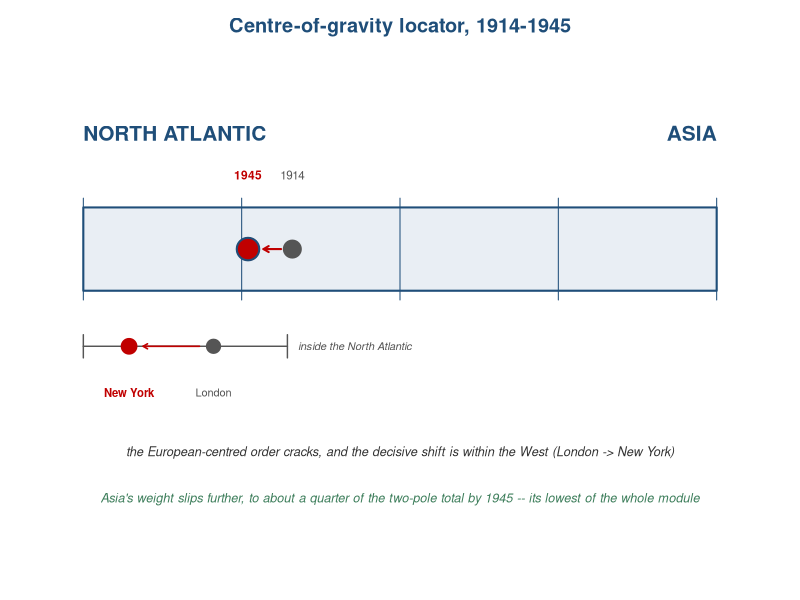
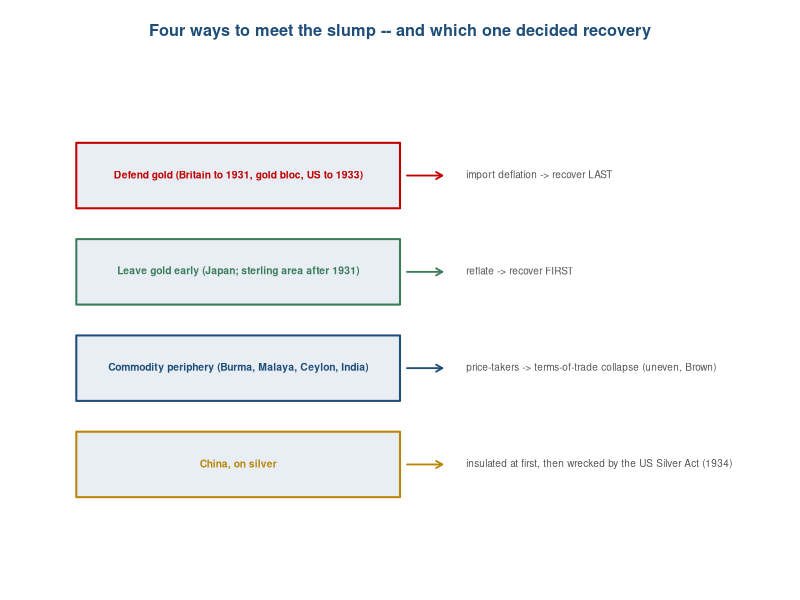
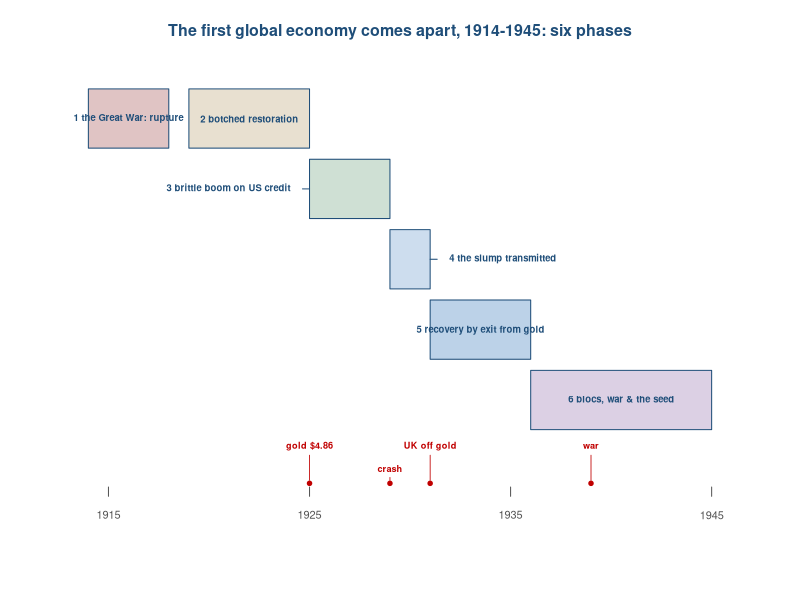
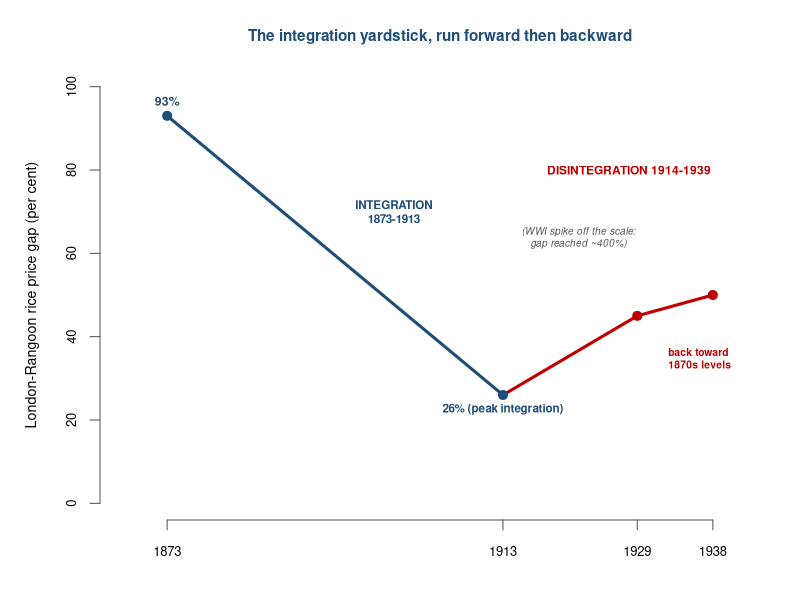
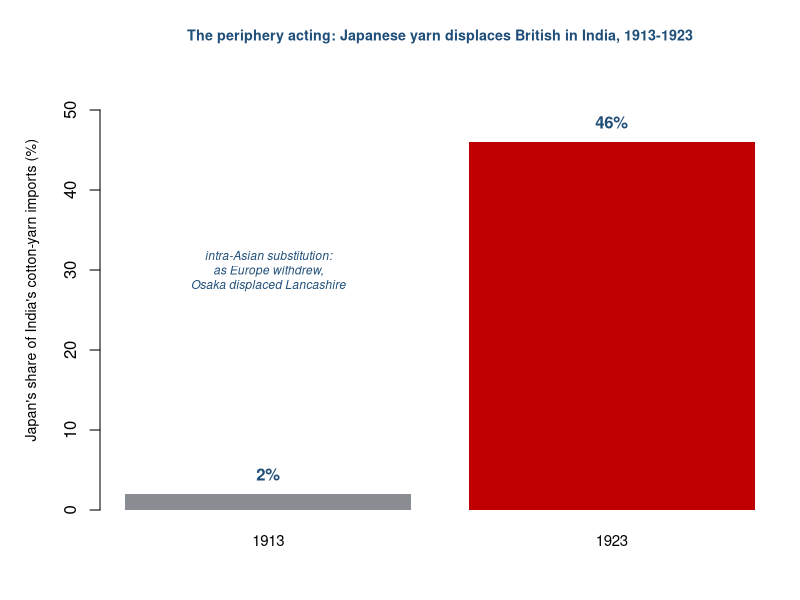
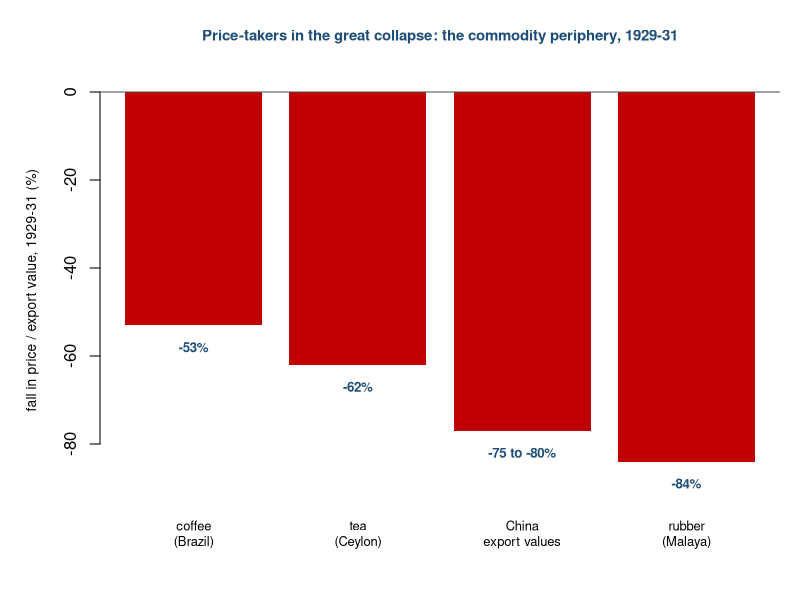
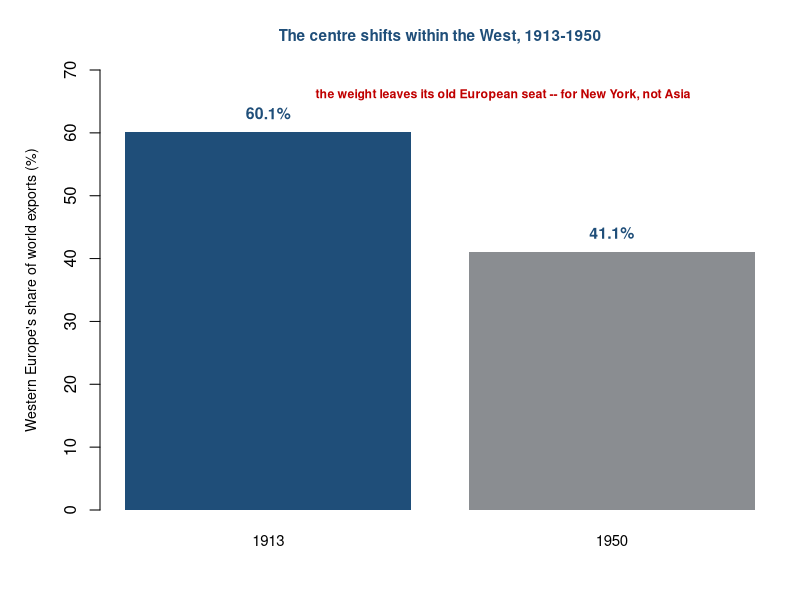
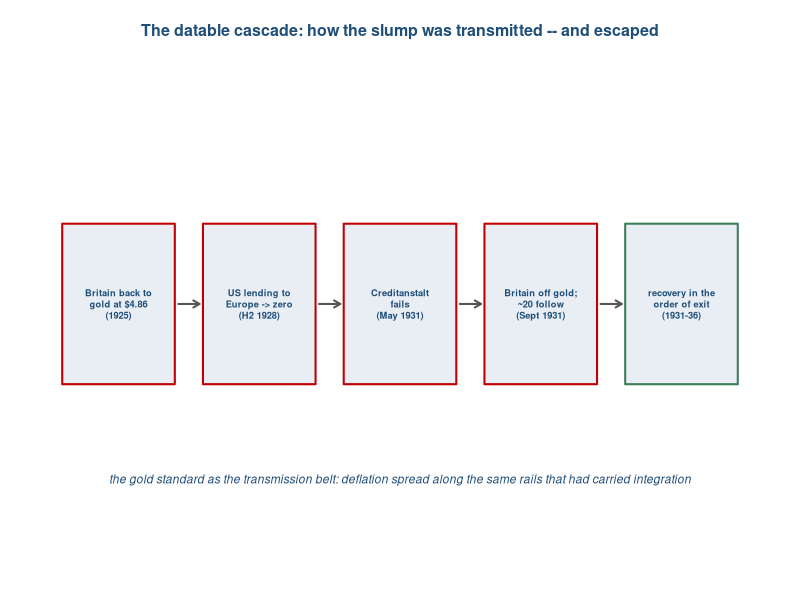

Write the R code that produced these figures, in order.
# Chapter 9 visual programme (house style: R base graphics, ECU palette; 6-digit hex).
base_blue <- "#1f4e79"; accent <- "#c00000"; land <- "#e9eef4"; grey <- "#555555"
gold <- "#b8860b"; silver <- "#8a8d91"; green <- "#3c7d5a"

# ---------------------------------------------------------------------------
# 1. Centre-of-gravity locator (cracks within the West; London -> New York)
png("cog-locator-09.png", width = 1400, height = 560, res = 150)
par(mar = c(2.5, 1, 2.5, 1))
plot(NA, xlim = c(0, 1), ylim = c(0, 1), axes = FALSE, xlab = "", ylab = "")
rect(0.05, 0.52, 0.95, 0.70, col = land, border = base_blue, lwd = 2)
text(0.05, 0.86, "NORTH ATLANTIC", col = base_blue, font = 2, cex = 1.25, adj = 0)
text(0.95, 0.86, "ASIA", col = base_blue, font = 2, cex = 1.25, adj = 1)
segments(seq(0.05, 0.95, length.out = 5), 0.50, seq(0.05, 0.95, length.out = 5), 0.72, col = base_blue, lwd = 1)
# On this bar the marker is Asia's income over Asia's plus the North Atlantic's: 1900 = 0.33,
# 1940 = 0.29, 1950 = 0.23. So the period drifts WEST, and ends west of chapter 8 -- but only
# to about a quarter, not to the pole. The old figure put it at 0.06, which drew a world with
# no Asia in it. London and New York are both inside the North Atlantic and now sit on their
# own sub-scale below, rather than borrowing this one.
x0 <- 0.05 + 0.33 * 0.90; x1 <- 0.05 + 0.26 * 0.90
points(x0, 0.61, pch = 19, cex = 2.4, col = grey); text(x0, 0.77, "1914", cex = 0.7, col = grey)
arrows(x0 - 0.016, 0.61, x1 + 0.022, 0.61, length = 0.06, lwd = 2, col = accent)
points(x1, 0.61, pch = 19, cex = 3.0, col = accent)
points(x1, 0.61, pch = 21, cex = 3.0, col = base_blue, lwd = 2)
text(x1, 0.77, "1945", cex = 0.72, col = accent, font = 2)
# the within-West shift, on its own scale so the two are not confused
segments(0.05, 0.40, 0.34, 0.40, col = grey, lwd = 1.4)
segments(c(0.05, 0.34), 0.375, c(0.05, 0.34), 0.425, col = grey, lwd = 1.4)
text(0.355, 0.40, "inside the North Atlantic", col = grey, font = 3, cex = 0.66, adj = 0)
points(0.235, 0.40, pch = 19, cex = 1.9, col = grey); text(0.235, 0.30, "London", cex = 0.66, col = grey)
arrows(0.215, 0.40, 0.135, 0.40, length = 0.05, lwd = 1.6, col = accent)
points(0.115, 0.40, pch = 19, cex = 2.1, col = accent); text(0.115, 0.30, "New York", cex = 0.68, col = accent, font = 2)
text(0.5, 0.17, "the European-centred order cracks, and the decisive shift is within the West (London -> New York)", col = "#333333", font = 3, cex = 0.76)
text(0.5, 0.07, "Asia's weight slips further, to about a quarter of the two-pole total by 1945 -- its lowest of the whole module", col = green, font = 3, cex = 0.76)
title(main = "Centre-of-gravity locator, 1914-1945", col.main = base_blue, cex.main = 1.2)
dev.off()

# ---------------------------------------------------------------------------
# 2. Four ways to meet a slump
png("ch09-four-slumps.png", width = 1700, height = 760, res = 150)
par(mar = c(1, 1, 3, 1))
plot(NA, xlim = c(0, 100), ylim = c(0, 50), axes = FALSE, xlab = "", ylab = "")
rows <- list(
  list(y = 40, col = accent,    a = "Defend gold (Britain to 1931, gold bloc, US to 1933)", b = "import deflation -> recover LAST"),
  list(y = 30, col = green,     a = "Leave gold early (Japan; sterling area after 1931)",   b = "reflate -> recover FIRST"),
  list(y = 20, col = base_blue, a = "Commodity periphery (Burma, Malaya, Ceylon, India)",    b = "price-takers -> terms-of-trade collapse (uneven, Brown)"),
  list(y = 10, col = gold,      a = "China, on silver",                                       b = "insulated at first, then wrecked by the US Silver Act (1934)"))
for (r in rows) {
  rect(4, r$y - 3.4, 50, r$y + 3.4, col = land, border = r$col, lwd = 2)
  text(27, r$y, r$a, cex = 0.62, font = 2, col = r$col)
  arrows(51, r$y, 56, r$y, length = 0.07, lwd = 1.8, col = r$col)
  text(58, r$y, r$b, cex = 0.6, col = grey, pos = 4) }
title(main = "Four ways to meet the slump -- and which one decided recovery", cex.main = 0.98, col.main = base_blue)
dev.off()

# ---------------------------------------------------------------------------
# 3. Phase timeline 1914-1945
png("ch09-timeline.png", width = 1750, height = 600, res = 150)
par(mar = c(3, 1, 3, 1))
plot(NA, xlim = c(1912, 1947), ylim = c(0, 12), axes = FALSE, xlab = "", ylab = "")
ph <- list(
  c(1914, 1918, "1 the Great War: rupture",       "#e0c4c4"),
  c(1919, 1925, "2 botched restoration",          "#e8e0d0"),
  c(1925, 1929, "3 brittle boom on US credit",    "#cfe0d4"),
  c(1929, 1931, "4 the slump transmitted",        "#cdddee"),
  c(1931, 1936, "5 recovery by exit from gold",   "#bcd2e8"),
  c(1936, 1945, "6 blocs, war & the seed",        "#dcd0e4"))
# phases 3 and 4 are too short to carry their labels inside AND they abut, so each gets a
# row of its own and its label sits beside its own box, tied to it by a leader line
ypos <- c(10.9, 10.9, 9.0, 7.1, 5.2, 3.3); hh <- 0.8
lab_pos <- c("in", "in", "left", "right", "in", "in")
for (i in seq_along(ph)) { p <- ph[[i]]; x0 <- as.numeric(p[1]); x1 <- as.numeric(p[2]); y <- ypos[i]
  rect(x0, y - hh, x1, y + hh, col = p[4], border = base_blue)
  if (lab_pos[i] == "left") { segments(x0 - 0.35, y, x0, y, col = base_blue, lwd = 1)
    text(x0 - 0.45, y, p[3], cex = 0.57, font = 2, col = base_blue, pos = 2)
  } else if (lab_pos[i] == "right") { segments(x1, y, x1 + 0.35, y, col = base_blue, lwd = 1)
    text(x1 + 0.45, y, p[3], cex = 0.57, font = 2, col = base_blue, pos = 4)
  } else text((x0 + x1) / 2, y, p[3], cex = 0.57, font = 2, col = base_blue) }
axx <- seq(1915, 1945, by = 10)
segments(axx, 0.7, axx, 0.95, col = grey); text(axx, 0.2, axx, cex = 0.66, col = grey)
# datable events: dot on the axis, label above it on a clear band, joined by a leader line
ev <- list(c(1925, "gold $4.86"), c(1929, "crash"), c(1931, "UK off gold"), c(1939, "war"))
evy <- c(2.05, 1.45, 2.05, 2.05)
for (i in seq_along(ev)) { e <- ev[[i]]; x <- as.numeric(e[1]); y <- evy[i]
  points(x, 1.05, pch = 19, cex = 0.6, col = accent)
  segments(x, 1.13, x, y - 0.24, col = accent, lwd = 0.8)
  text(x, y, e[2], cex = 0.55, font = 2, col = accent) }
title(main = "The first global economy comes apart, 1914-1945: six phases", cex.main = 0.96, col.main = base_blue)
dev.off()

# ---------------------------------------------------------------------------
# 4. The yardstick run in reverse (the signature exhibit): a round trip
png("ch09-disintegration-yardstick.png", width = 1380, height = 800, res = 150)
par(mar = c(4, 5, 3.5, 1))
yr <- c(1873, 1913, 1929, 1938)
gap <- c(93, 26, 45, 50)
plot(yr, gap, type = "n", axes = FALSE, xlab = "", ylab = "London-Rangoon rice price gap (per cent)",
     xlim = c(1868, 1943), ylim = c(0, 100), cex.lab = 0.85)
axis(1, at = yr, cex.axis = 0.78, col = grey); axis(2, at = seq(0, 100, 20), cex.axis = 0.78, col = grey)
# convergence leg (1873 -> 1913) in blue, disintegration leg (1913 -> 1938) in accent
segments(1873, 93, 1913, 26, lwd = 3, col = base_blue)
segments(1913, 26, 1929, 45, lwd = 3, col = accent); segments(1929, 45, 1938, 50, lwd = 3, col = accent)
points(yr, gap, pch = 19, cex = 1.2, col = c(base_blue, base_blue, accent, accent))
text(1873, 93, "93%", pos = 3, cex = 0.74, col = base_blue, font = 2)
text(1913, 26, "26% (peak integration)", pos = 1, cex = 0.7, col = base_blue, font = 2)
text(1931.5, 34, "back toward\n1870s levels", pos = 4, cex = 0.62, col = accent, font = 2)
text(1900, 70, "INTEGRATION\n1873-1913", cex = 0.7, col = base_blue, font = 2)
text(1928, 80, "DISINTEGRATION 1914-1939", cex = 0.72, col = accent, font = 2)
text(1922, 64, "(WWI spike off the scale:\ngap reached ~400%)", cex = 0.6, col = grey, font = 3)
title(main = "The integration yardstick, run forward then backward", cex.main = 0.92, col.main = base_blue)
dev.off()

# ---------------------------------------------------------------------------
# 5. The Asian turn: Japan's share of India's cotton-yarn imports
png("ch09-japan-india.png", width = 1300, height = 720, res = 150)
par(mar = c(4.5, 5, 3.5, 1))
vals <- c(2, 46)
b <- barplot(vals, names.arg = c("1913", "1923"), col = c(silver, accent), border = NA,
             ylim = c(0, 55), ylab = "Japan's share of India's cotton-yarn imports (%)", cex.names = 0.9, cex.lab = 0.85)
text(b, vals + 2.5, c("2%", "46%"), font = 2, col = base_blue, cex = 1.0)
text(b[1], 30, "intra-Asian substitution:\nas Europe withdrew,\nOsaka displaced Lancashire", col = base_blue, font = 3, cex = 0.72)
title(main = "The periphery acting: Japanese yarn displaces British in India, 1913-1923", cex.main = 0.86, col.main = base_blue)
dev.off()

# ---------------------------------------------------------------------------
# 6. The commodity-price collapse, 1929-31
png("ch09-commodity-collapse.png", width = 1320, height = 740, res = 150)
par(mar = c(4.5, 5, 3.5, 1))
vals <- c(-53, -62, -77, -84)
nm <- c("coffee\n(Brazil)", "tea\n(Ceylon)", "China\nexport values", "rubber\n(Malaya)")
b <- barplot(vals, names.arg = nm, col = accent, border = NA, ylim = c(-95, 5), cex.names = 0.78,
             ylab = "fall in price / export value, 1929-31 (%)", cex.lab = 0.82)
abline(h = 0, col = grey)
text(b, vals - 5, c("-53%", "-62%", "-75 to -80%", "-84%"), font = 2, col = base_blue, cex = 0.8)
title(main = "Price-takers in the great collapse: the commodity periphery, 1929-31", cex.main = 0.9, col.main = base_blue)
dev.off()

# ---------------------------------------------------------------------------
# 7. The within-West shift: Western Europe's export share
png("ch09-within-west.png", width = 1300, height = 720, res = 150)
par(mar = c(4.5, 5, 3.5, 1))
vals <- c(60.1, 41.1)
b <- barplot(vals, names.arg = c("1913", "1950"), col = c(base_blue, silver), border = NA,
             ylim = c(0, 70), ylab = "Western Europe's share of world exports (%)", cex.names = 0.9, cex.lab = 0.85)
text(b, vals + 3, c("60.1%", "41.1%"), font = 2, col = base_blue, cex = 0.95)
text(mean(b) + 0.22, 66, "the weight leaves its old European seat -- for New York, not Asia", col = accent, font = 2, cex = 0.74)
title(main = "The centre shifts within the West, 1913-1950", cex.main = 0.92, col.main = base_blue)
dev.off()

# ---------------------------------------------------------------------------
# 8. The gold-standard cascade (datable chain)
png("ch09-gold-cascade.png", width = 1750, height = 560, res = 150)
par(mar = c(1, 1, 3, 1))
plot(NA, xlim = c(0, 100), ylim = c(0, 30), axes = FALSE, xlab = "", ylab = "")
steps <- list(
  c(10, "Britain back to\ngold at $4.86\n(1925)"),
  c(30, "US lending to\nEurope -> zero\n(H2 1928)"),
  c(50, "Creditanstalt\nfails\n(May 1931)"),
  c(70, "Britain off gold;\n~20 follow\n(Sept 1931)"),
  c(90, "recovery in the\norder of exit\n(1931-36)"))
for (i in seq_along(steps)) { s <- steps[[i]]; x <- as.numeric(s[1])
  col_i <- if (i == 5) green else accent
  rect(x - 8, 11, x + 8, 21, col = land, border = col_i, lwd = 2)
  text(x, 16, s[2], cex = 0.56, font = 2, col = base_blue)
  if (i < 5) arrows(x + 8.5, 16, x + 11.5, 16, length = 0.07, lwd = 2, col = grey) }
text(50, 5, "the gold standard as the transmission belt: deflation spread along the same rails that had carried integration",
     col = base_blue, font = 3, cex = 0.72)
title(main = "The datable cascade: how the slump was transmitted -- and escaped", cex.main = 0.96, col.main = base_blue)
dev.off()

# ---------------------------------------------------------------------------
# 9. Recovery in the order they left gold
png("ch09-recovery-order.png", width = 1400, height = 720, res = 150)
par(mar = c(4.5, 8, 3.5, 1))
left <- c(1930.9, 1931.7, 1933.3, 1936.0)
nm <- c("Japan", "Britain / sterling area", "United States", "gold bloc (Fr, NL, etc.)")
cols <- c(green, "#6a8fc0", gold, accent)
plot(left, 4:1, pch = 19, cex = 2.2, col = cols, axes = FALSE, xlab = "year left the gold standard", ylab = "",
     xlim = c(1930, 1937), ylim = c(0.5, 4.5), cex.lab = 0.85)
axis(1, at = 1930:1937, cex.axis = 0.78, col = grey)
text(left - 0.12, 4:1, nm, pos = 2, cex = 0.74, col = base_blue, font = 2, xpd = TRUE)
for (i in 1:4) arrows(left[i] + 0.1, (4:1)[i], left[i] + 0.9, (4:1)[i], length = 0.06, lwd = 1.6, col = cols[i], lty = 2)
text(1933.5, 4.4, "earlier exit -> earlier recovery (Eichengreen & Sachs)", cex = 0.72, col = base_blue, font = 3)
title(main = "Countries recovered in the order they left gold", cex.main = 0.94, col.main = base_blue)
dev.off()

# ---------------------------------------------------------------------------
# 10. The world fragments into imperial blocs
png("ch09-blocs.png", width = 1650, height = 760, res = 150)
par(mar = c(1, 1, 3, 1))
plot(NA, xlim = c(0, 100), ylim = c(0, 50), axes = FALSE, xlab = "", ylab = "")
blocs <- list(
  list(x = 20, y = 34, col = base_blue, t = "STERLING AREA\n+ imperial preference\n(Ottawa 1932)"),
  list(x = 50, y = 38, col = grey,      t = "CONTINENTAL /\nReichsmark bloc"),
  list(x = 80, y = 34, col = accent,    t = "YEN SPHERE\n(Japan, Korea,\nManchuria)"),
  list(x = 50, y = 14, col = gold,      t = "DOLLAR /\nthe Americas"))
for (b in blocs) { rect(b$x - 13, b$y - 6, b$x + 13, b$y + 6, col = land, border = b$col, lwd = 2.2)
  text(b$x, b$y, b$t, cex = 0.6, font = 2, col = b$col) }
# barriers (dashed grey) between blocs
segments(34, 34, 37, 36, col = grey, lwd = 1, lty = 3); segments(63, 36, 66, 34, col = grey, lwd = 1, lty = 3)
text(50, 3, "near-zero trade between the great blocs by 1942 -- deglobalisation by political design",
     col = base_blue, font = 3, cex = 0.72)
title(main = "A world carved into imperial blocs (stylised; not to scale)", cex.main = 0.96, col.main = base_blue)
dev.off()

cat("ch09 figures written\n")
